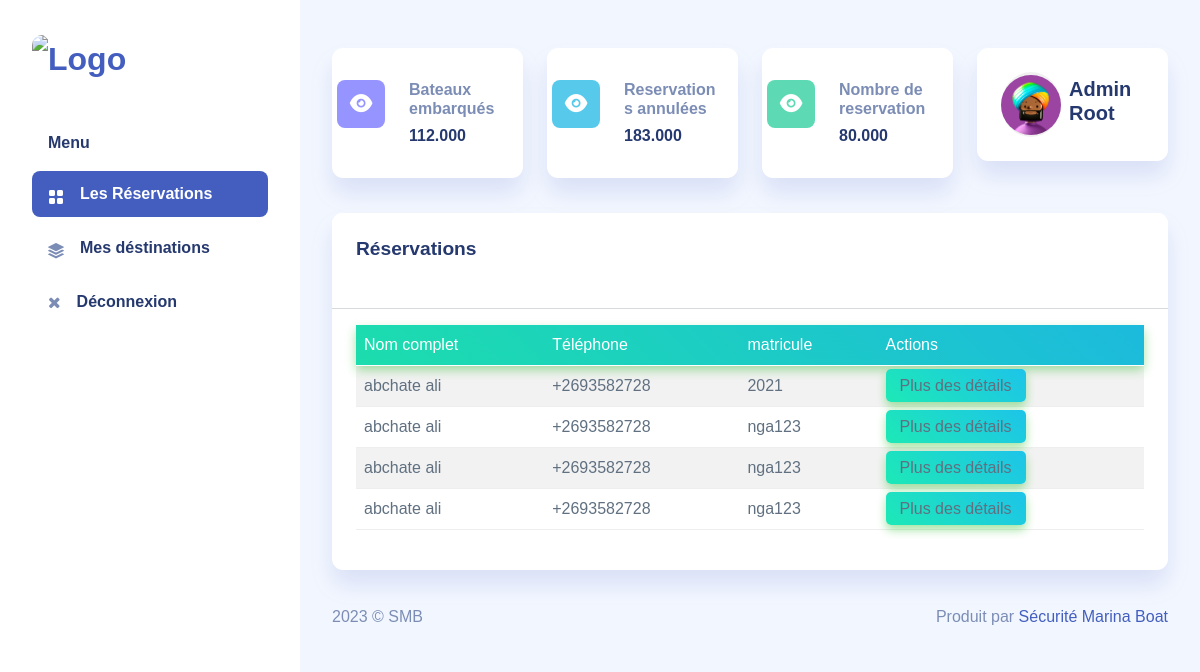
The page / (signed in) on the database its author committed.
### tables this page shows
CREATE TABLE IF NOT EXISTS `users` (
  `u_id` int(11) NOT NULL AUTO_INCREMENT,
  `u_nom` varchar(255) NOT NULL,
  `u_prenom` varchar(255) NOT NULL,
  `u_nin` varchar(255) NOT NULL,
  `u_phone` varchar(255) NOT NULL,
  `u_blocked` tinyint(1) NOT NULL DEFAULT 0,
  `u_pid` varchar(255) NOT NULL,
  `u_pass` varchar(255) NOT NULL,
  `u_date` datetime NOT NULL,
  PRIMARY KEY (`u_id`)
);

CREATE TABLE IF NOT EXISTS `reservations` (
  `id` int(11) NOT NULL AUTO_INCREMENT,
  `nom` varchar(255) NOT NULL,
  `prenom` varchar(255) NOT NULL,
  `phone` varchar(255) NOT NULL,
  `matricule` varchar(255) NOT NULL,
  `nombateau` varchar(255) NOT NULL,
  `ile_depart` varchar(255) NOT NULL,
  `port_depart` varchar(255) NOT NULL,
  `date_depart` datetime NOT NULL,
  `ile_arrive` varchar(255) NOT NULL,
  `port_arrive` varchar(255) NOT NULL,
  `date_arrive` datetime NOT NULL,
  `nbrenfant_10` varchar(255) DEFAULT NULL,
  `nbrenfant_14` varchar(255) DEFAULT NULL,
  `prix` varchar(255) NOT NULL,
  `reserver_par` varchar(255) NOT NULL,
  `ajout_par` varchar(255) NOT NULL,
  `u_phone` varchar(255) NOT NULL,
  `etat` varchar(255) NOT NULL,
  `pid` varchar(255) NOT NULL,
  `create_at` datetime NOT NULL,
  PRIMARY KEY (`id`)
);

### app-views/index.render.php (called while the page is built, shortened)
<?php
	$router = new Router(__url);
	$router->run();
	$page  = $router->getInitialPage();
	!empty(__bindController('global')) ? (require __bindController('global')): null;
	!empty(__bindController($page)) ? (require __bindController($page)) :  null;
	require View::bind('head');
	require View::bind('body');
	require View::bind('foot');
 ?>

### index.php (called while the page is built, shortened)
<?php
	require __renderView(__render);
 ?>

### app-modules/autoloader/Autoloader.class.php (called while the page is built, shortened)
<?php
	class Autoloader
	{
		public static function autoload($class)
		{
			$directories = json_decode(file_get_contents(__modules.'autoloader/autoloader.json'));
			foreach($directories->autoloader as $dir)
			{
				$file  = __modules.$dir.'/'.$class.'.class.php';
			}
		}
	}
 ?>

### app-modules/routers/Router.class.php (called while the page is built, shortened)
<?php
	class Router
	{
		private $params;
		private $_initial;
		public function __construct(String $url, $_404="home")
		{
			$this->_initial = $_404;
		}
		public function setup($url): array
		{
			$_returnArray = [];
			$urls = explode('/', $url);
			$route_path = $urls[0];
			$file = __templates.$route_path.'.php';
			if(file_exists($file))
			{
				if(isset($route_path) && !empty($route_path))
				{
					$_returnArray['page'] = $route_path;
				}
			}
			else
			{
				$_returnArray['page'] = $this->_initial;
			}
			$this->params = $_returnArray;
			return $_returnArray;
		}
		public function getInitialPage()
		{
			return $this->params['page'];
		}
	}
 ?>

### app-modules/images/IMG.class.php (called while the page is built, shortened)
<?php
	class IMG
	{
		public static function pack($img)
		{
			$file = __static.'packs/'.$img;
			if(file_exists($file))
			{
				return __pack.'packs/'.$img;
			}
			else
			{
				return __pack . "packs/back.jpg";
			}
		}
	}
 ?>

### app-controllers/globalController.php (called while the page is built, shortened)
<?php
	$pid = (isset($_SESSION['user-pid-active']) && !empty($_SESSION['user-pid-active']) ? $_SESSION['user-pid-active'] : 'void');
	$connexion  = new DbConnect(DSN, LOGIN, PASSWORD);
	$instance   = $connexion->getInstance();
	$user = new Users($instance);
	$fetch_user = $user->remoteUser($pid);
	$_activeUser = isset($_SESSION['current-user']) && !empty($_SESSION['current-user']) ? $_SESSION['current-user'] : $fetch_user;
	$images = ["1.jpg", "2.jpg", "3.jpg", "4.jpg", "5.jpg", "6.jpg", "7.jpg", "8.jpg"];
	$image = $images[array_rand($images)];
 ?>

### app-modules/database/Users.class.php (called while the page is built, shortened)
<?php
	class Users
	{
		private $instance;
		public function __construct($instance)
		{
			$this->instance = $instance;
		}
		public function remoteUser($pid)
		{
			$request = "SELECT * FROM `users` WHERE u_pid=:pid LIMIT 1";
			$state = $this->instance->prepare($request);
			$state->bindParam(':pid', $pid);
			$state->execute();
			$user = $state->fetch(PDO::FETCH_OBJ);
			$state->execute();
			if(!empty($user))
			{
				return $user;
			}
			else
			{
				return [];
			}
		}
	}
 ?>

### app-views/templates/home.php (called while the page is built)
<?php require View::bind('clients/reservations'); ?>

### app-controllers/homeController.php (called while the page is built)
<?php
	$reserve = new Reservation($instance);
	$data = $reserve->getAll($_activeUser->u_pid);
 ?>

### app-modules/database/Reservation.class.php (called while the page is built, shortened)
<?php
	class Reservation
	{
		private $instance;
		public function __construct($instance)
		{
			$this->instance = $instance;
		}
		public function getAll($addby)
		{
			$request = "SELECT * FROM `reservations`  WHERE ajout_par=:addby ORDER BY nom";
			$state = $this->instance->prepare($request);
			$state->bindParam(':addby', $addby);
			$state->execute();
			$data = $state->fetchAll(PDO::FETCH_OBJ);
			if(!empty($data))
			{
				return $data;
			}
			else
			{
				return [];
			}
		}
	}
 ?>

### app-views/index/clients/reservations.php (the view, shortened to what this page needs)
<section class="section">
    <div class="card">
        <div class="card-header d-flex justify-content-between">
            <h4>Réservations</h4>
        </div>
        <hr>
        <div class="card-body">
        <table class="table table-striped" id="table1">
            <tdead>
                <tr class="bc-gradient-blue cw">
                    <td>Nom complet</td>
                    <td>Téléphone</td>
                    <td>matricule</td>
                    <td>Actions</td>
                </tr>
            </tdead>
            <tbody>
                <?php if (!empty($data)): ?>
                <?php foreach ($data as $d): ?>
                <tr>
                    <td><?php echo $d->nom . ' '. $d->prenom ?></td>
                    <td><?php echo $d->phone; ?></td>
                    <td><?php echo $d->matricule; ?></td>
                    <td>
                    <span class="bc-gradient-blue pd8 cw rad setdata" dataset="<?php echo $d->pid; ?>">Plus des détails</span>
                    </td>
                </tr>
                <?php endforeach ?>
                <?php else: ?>
                    <p>Aucune réservation n'est encore éffectué</p>
                <?php endif ?>
            </tbody>
         </table>
        </div>
    </div>
</section>

### app-views/index/head.php (shortened to what this page needs)
<!DOCTYPE html>
<html class="no-js" lang="fr">
<head>
	<?php require __assets.'css/style.php'; ?>
</head>
<body>

### app-views/assets/css/style.php (shortened to what this page needs)
<link rel="stylesheet" href="<?php echo __pack.'reset.css'; ?>">
<link rel="stylesheet" href="<?php echo __pack.'icones/font-awesome/css/font-awesome.css'; ?>">
<link rel="stylesheet" href="<?php echo __pack ?>css/uix.css">
<link rel="stylesheet" href="<?php echo __pack ?>css/app.css">
    <link rel="stylesheet" href="<?php echo __pack ?>vendors/iconly/bold.css">
    <link rel="stylesheet" href="<?php echo __pack ?>vendors/perfect-scrollbar/perfect-scrollbar.css">
    <link rel="stylesheet" href="<?php echo __pack ?>vendors/bootstrap-icons/bootstrap-icons.css">
<?php if (file_exists(__assets.'css/'.$page.'.css')): ?>
	<link rel="stylesheet" href="<?php echo __wessets.'css/'.$page.'.css'; ?>">
<?php endif ?>

### app-views/index/body.php
<?php if ($page != 'login' && $page != 'register'): ?>
<div id="app">
	<?php require View::bind("components/menu"); ?>
	<div id="main">
		<?php require View::bind("components/appbar"); ?>
		<div class="page-content">
			<?php require View::add($page); ?>
		</div>
		<?php require View::bind("components/footer"); ?>
	</div>
</div>
<?php else: ?>
	<?php require View::add($page); ?>
<?php endif ?>

### app-views/index/components/menu.php (shortened to what this page needs)
<div id="sidebar" class="active">
    <div class="sidebar-wrapper active">
        <div class="sidebar-header">
            <div class="d-flex justify-content-between">
                <div class="logo">
                    <a href="<?php echo __webroot ?>">
                        <img src="<?php echo IMG::pack('images/logo/logo.jpg') ?>" alt="Logo" style="width:80px; height: 80px;border-radius: 10px;" >
                    </a>
                </div>
            </div>
        </div>
        <div class="sidebar-menu">
            <ul class="menu">
                <li class="sidebar-title">Menu</li>
                <li class="sidebar-item <?php echo $page =='home' ? 'active' : '' ?> anim-1">
                    <a href="<?php echo __webroot ?>" class='sidebar-link'>
                        <i class="bi bi-grid-fill"></i>
                        <span>Les Réservations</span>
                    </a>
                </li>
                <li class="sidebar-item <?php echo $page =='boat' ? 'active' : '' ?> anim-2">
                    <a href="<?php echo __webroot ?>boat/" class='sidebar-link'>
                        <i class="bi bi-stack"></i>
                        <span>Mes déstinations</span>
                    </a>
                </li>
                <li class="sidebar-item anim-4">
                    <a href="<?php echo __webroot ?>logout/" class='sidebar-link'>
                        <i class="fa fa-close"></i>
                        <span>Déconnexion</span>
                    </a>
                </li>
            </ul>
        </div>
    </div>
</div>

### app-views/index/components/appbar.php (shortened to what this page needs)
<section class="row">
    <div class="col-12 col-lg-9">
        <div class="row">
            <div class="col-6 col-lg-4 col-md-6 anim-1">
                <div class="card">
                    <div class="card-body px-3 py-4-5 zoom">
                        <div class="row">
                            <div class="col-md-4">
                                <div class="stats-icon purple">
                                    <i class="iconly-boldShow"></i>
                                </div>
                            </div>
                            <div class="col-md-8">
                                <h6 class="text-muted font-semibold">Bateaux embarqués</h6>
                                <h6 class="font-extrabold mb-0">112.000</h6>
                            </div>
                        </div>
                    </div>
                </div>
            </div>
            <div class="col-6 col-lg-4 col-md-6 anim-2">
                <div class="card">
                    <div class="card-body px-3 py-4-5 anim-3">
                        <div class="row">
                            <div class="col-md-4">
                                <div class="stats-icon blue">
                                    <i class="iconly-boldShow"></i>
                                </div>
                            </div>
                            <div class="col-md-8">
                                <h6 class="text-muted font-semibold">Reservations annulées</h6>
                                <h6 class="font-extrabold mb-0">183.000</h6>
                            </div>
                        </div>
                    </div>
                </div>
            </div>
            <div class="col-6 col-lg-4 col-md-6 anim-3">
                <div class="card">
                    <div class="card-body px-3 py-4-5 anim-5">
                        <div class="row">
                            <div class="col-md-4">
                                <div class="stats-icon green">
                                    <i class="iconly-boldShow"></i>
                                </div>
                            </div>
                            <div class="col-md-8">
                                <h6 class="text-muted font-semibold">Nombre de reservation</h6>
                                <h6 class="font-extrabold mb-0">80.000</h6>
                            </div>
                        </div>
                    </div>
                </div>
            </div>
        </div>
    </div>
    <div class="col-12 col-lg-3 anim-1">
        <div class="card">
            <div class="card-body py-4 px-4 swa">
                <div class="d-flex align-items-center">
                    <div class="avatar avatar-xl">
                        <img src="<?php echo IMG::pack('images/faces/'.$image); ?>" alt="Face 1">
                    </div>
                    <div class="ms-2 name">
                        <h5 class="font-bold"><?php echo $_activeUser->u_nom .' '. $_activeUser->u_prenom; ?></h5>
                    </div>
                </div>
            </div>
        </div>
    </div>
</section>

### app-views/index/components/footer.php (shortened to what this page needs)
<footer>
    <div class="footer clearfix mb-0 text-muted">
        <div class="float-start">
            <p><?php echo date("Y"); ?> &copy; SMB</p>
        </div>
        <div class="float-end">
            <p>Produit par <a href="#">Sécurité Marina Boat</a>
            </p>
        </div>
    </div>
</footer>

### app-views/index/foot.php (shortened to what this page needs)
</body>
</html>

### app-assets/css/app.css (style rules this page uses)
.avatar { display:inline-flex;border-radius:50%;text-align:center;vertical-align:middle;position:relative }
.avatar img { width:32px;height:32px;border-radius:50% }
.avatar.avatar-xl .avatar-content,.avatar.avatar-xl img { width:60px;height:60px;font-size:1.4rem }
.card { margin-bottom:2.2rem;border:none }
.card .card-header { border:none }
.card .card-header h4 { font-size:1.2rem;font-weight:700 }
.card .card-header~.card-body { padding-top:0 }
.card .card-body { padding:1.5rem }
#sidebar.active .sidebar-wrapper { left:0 }
.sidebar-wrapper { width:300px;height:100vh;position:fixed;top:0;z-index:10;overflow-y:auto;background-color:#fff;bottom:0;transition:left .5s ease-out }
.sidebar-wrapper .sidebar-header { padding:2rem 2rem 1rem;font-size:2rem;font-weight:700 }
.sidebar-wrapper .sidebar-header img { height:1.2rem }
.sidebar-wrapper .menu { margin-top:2rem;padding:0 2rem;font-weight:600 }
.sidebar-wrapper .menu .sidebar-title { padding:0 1rem;margin:1.5rem 0 1rem;font-size:1rem;list-style:none;font-weight:600;color:#25396f }
.sidebar-wrapper .menu .sidebar-link { display:block;padding:.7rem 1rem;font-size:1rem;display:flex;align-items:center;border-radius:.5rem;transition:all .5s;text-decoration:none;color:#25396f }
.sidebar-wrapper .menu .sidebar-link i,.sidebar-wrapper .menu .sidebar-link svg { color:#7c8db5 }
.sidebar-wrapper .menu .sidebar-link span { margin-left:1rem }
.sidebar-wrapper .menu .sidebar-item { list-style:none;margin-top:.5rem;position:relative }
.sidebar-wrapper .menu .sidebar-item.active .sidebar-link { background-color:#435ebe }
.sidebar-wrapper .menu .sidebar-item.active .sidebar-link span { color:#fff }
.sidebar-wrapper .menu .sidebar-item.active .sidebar-link i,.sidebar-wrapper .menu .sidebar-item.active .sidebar-link svg { fill:#fff;color:#fff }
.dataTable-table td,.dataTable-table thead th,.table td,.table thead th { vertical-align:middle }
.bi { width:1rem;height:1rem }
.stats-icon { width:3rem;height:3rem;border-radius:.5rem;background-color:#000;float:right;display:flex;align-items:center;justify-content:center }
.stats-icon i { color:#fff;font-size:1.7rem }
.stats-icon.purple { background-color:#9694ff }
.stats-icon.blue { background-color:#57caeb }
.stats-icon.green { background-color:#5ddab4 }
#main { margin-left:300px;padding:2rem }
a { text-decoration:none }
.py-4-5 { padding-top:2rem!important;padding-bottom:2rem!important }
.font-semibold { font-weight:600 }
.font-bold { font-weight:700 }
.font-extrabold { font-weight:800 }

### rows shown on the page
users: u_nom "Admin", u_prenom "Root"
reservations: nom "abchate", prenom "ali", phone "+2693582728", matricule "2021"
reservations: nom "abchate", prenom "ali", phone "+2693582728", matricule "nga123"
reservations: nom "abchate", prenom "ali", phone "+2693582728", matricule "nga123"
reservations: nom "abchate", prenom "ali", phone "+2693582728", matricule "nga123"
